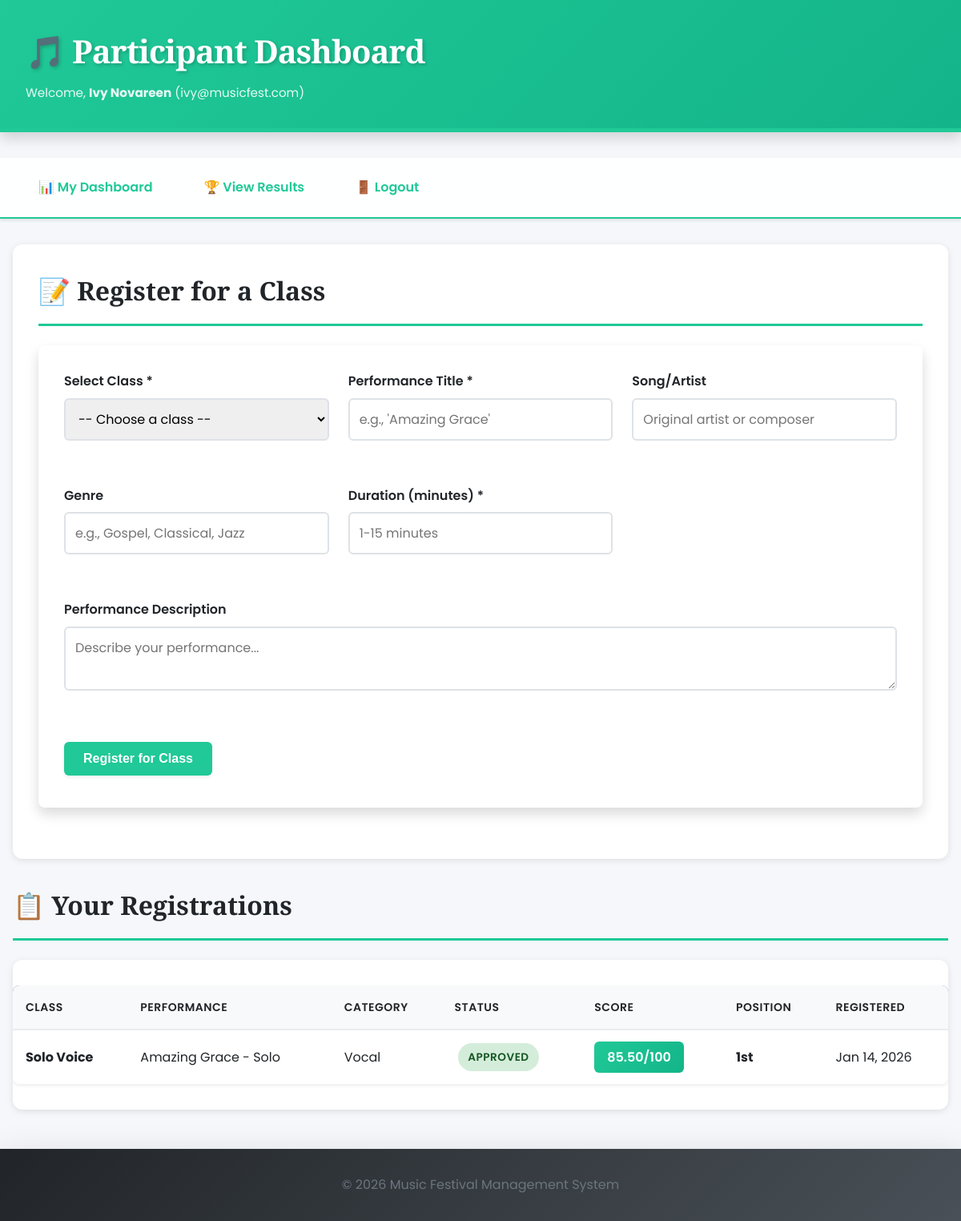
The page /user_dashboard.php (signed in) on the database its author committed.
### tables this page shows
CREATE TABLE IF NOT EXISTS registration (
  reg_id INT(11) NOT NULL AUTO_INCREMENT,
  user_id INT(11) NOT NULL,
  class_id INT(11) NOT NULL,
  performance_title VARCHAR(150) NOT NULL,
  performance_description TEXT,
  duration_minutes INT(11),
  song_artist VARCHAR(100),
  genre VARCHAR(50),
  reg_date DATETIME DEFAULT CURRENT_TIMESTAMP,
  status ENUM('Pending','Approved','Rejected','Cancelled') DEFAULT 'Pending',
  rejection_reason VARCHAR(255),
  notes TEXT,
  PRIMARY KEY (reg_id),
  FOREIGN KEY (user_id) REFERENCES users(user_id) ON DELETE CASCADE ON UPDATE CASCADE,
  FOREIGN KEY (class_id) REFERENCES classes(class_id) ON DELETE CASCADE ON UPDATE CASCADE,
  KEY idx_user_id (user_id),
  KEY idx_class_id (class_id),
  KEY idx_status (status),
  KEY idx_reg_date (reg_date)
);

CREATE TABLE IF NOT EXISTS classes (
  class_id INT(11) NOT NULL AUTO_INCREMENT,
  class_name VARCHAR(100) NOT NULL,
  description TEXT,
  category VARCHAR(50),
  max_participants INT(11),
  entry_fee DECIMAL(10,2),
  duration_minutes INT(11),
  rules TEXT,
  is_active TINYINT(1) DEFAULT 1,
  created_at TIMESTAMP DEFAULT CURRENT_TIMESTAMP,
  updated_at TIMESTAMP DEFAULT CURRENT_TIMESTAMP ON UPDATE CURRENT_TIMESTAMP,
  PRIMARY KEY (class_id),
  KEY idx_is_active (is_active)
);

CREATE TABLE IF NOT EXISTS results (
  result_id INT(11) NOT NULL AUTO_INCREMENT,
  reg_id INT(11) NOT NULL,
  judge_id INT(11),
  score DECIMAL(5,2),
  position VARCHAR(10),
  rank INT(11),
  remarks TEXT,
  technical_score DECIMAL(5,2),
  performance_score DECIMAL(5,2),
  presentation_score DECIMAL(5,2),
  date_recorded DATETIME DEFAULT CURRENT_TIMESTAMP,
  date_updated TIMESTAMP DEFAULT CURRENT_TIMESTAMP ON UPDATE CURRENT_TIMESTAMP,
  PRIMARY KEY (result_id),
  FOREIGN KEY (reg_id) REFERENCES registration(reg_id) ON DELETE CASCADE ON UPDATE CASCADE,
  KEY idx_reg_id (reg_id),
  KEY idx_position (position),
  KEY idx_date_recorded (date_recorded)
);

### user_dashboard.php (the view, shortened to what this page needs)
<?php
include('config.php');
$uid = $_SESSION['user_id'];
$registrations_result = $conn->query("
    SELECT r.reg_id, c.class_name, c.category, r.performance_title, r.status, r.reg_date,
           res.score, res.position, res.rank
    FROM registration r
    JOIN classes c ON r.class_id = c.class_id
    LEFT JOIN results res ON r.reg_id = res.reg_id
    WHERE r.user_id = $uid
    ORDER BY r.reg_date DESC
");
?>
<!DOCTYPE html>
<html lang="en">
<head>
  <link rel="stylesheet" href="assets/css/style.css">
</head>
<body>
  <header>
    <h1>🎵 Participant Dashboard</h1>
    <div class="user-info">
      Welcome, <strong><?= htmlspecialchars($_SESSION['full_name']) ?></strong> (<?= htmlspecialchars($_SESSION['email']) ?>)
    </div>
  </header>
  <nav>
    <a href="user_dashboard.php">📊 My Dashboard</a>
    <a href="results.php">🏆 View Results</a>
    <a href="logout.php">🚪 Logout</a>
  </nav>
  <div class="container">
    <div class="form-card">
      <h2>📝 Register for a Class</h2>
      <form method="POST" class="form-grid">
        <div class="form-group">
          <label for="class_id">Select Class *</label>
          <select id="class_id" name="class_id" required>
            <option value="">-- Choose a class --</option>
          </select>
        </div>
        <div class="form-group">
          <label for="performance_title">Performance Title *</label>
          <input type="text" id="performance_title" name="performance_title" placeholder="e.g., 'Amazing Grace'" value="<?= htmlspecialchars($_POST['performance_title'] ?? '') ?>" required>
        </div>
        <div class="form-group">
          <label for="song_artist">Song/Artist</label>
          <input type="text" id="song_artist" name="song_artist" placeholder="Original artist or composer" value="<?= htmlspecialchars($_POST['song_artist'] ?? '') ?>">
        </div>
        <div class="form-group">
          <label for="genre">Genre</label>
          <input type="text" id="genre" name="genre" placeholder="e.g., Gospel, Classical, Jazz" value="<?= htmlspecialchars($_POST['genre'] ?? '') ?>">
        </div>
        <div class="form-group">
          <label for="duration_minutes">Duration (minutes) *</label>
          <input type="number" id="duration_minutes" name="duration_minutes" min="1" max="15" placeholder="1-15 minutes" value="<?= htmlspecialchars($_POST['duration_minutes'] ?? '') ?>" required>
        </div>
        <div class="form-group full">
          <label for="performance_description">Performance Description</label>
          <textarea id="performance_description" name="performance_description" placeholder="Describe your performance..."></textarea>
        </div>
        <button type="submit" name="register_class" class="btn">Register for Class</button>
      </form>
    </div>
    <h2>📋 Your Registrations</h2>
    <?php if ($registrations_result->num_rows > 0): ?>
      <div class="table-card">
        <table>
          <thead>
            <tr>
              <th>Class</th>
              <th>Performance</th>
              <th>Category</th>
              <th>Status</th>
              <th>Score</th>
              <th>Position</th>
              <th>Registered</th>
            </tr>
          </thead>
          <tbody>
            <?php while ($reg = $registrations_result->fetch_assoc()): ?>
              <tr>
                <td><strong><?= htmlspecialchars($reg['class_name']) ?></strong></td>
                <td><?= htmlspecialchars($reg['performance_title']) ?></td>
                <td><?= htmlspecialchars($reg['category']) ?></td>
                <td>
                  <span class="badge badge-<?= strtolower($reg['status']) ?>">
                    <?= htmlspecialchars($reg['status']) ?>
                  </span>
                </td>
                <td>
                  <?php if ($reg['score']): ?>
                    <span class="score-box"><?= number_format($reg['score'], 2) ?>/100</span>
                  <?php else: ?>
                    <span style="color: #6c757d;">-</span>
                  <?php endif; ?>
                </td>
                <td>
                  <?php if ($reg['position']): ?>
                    <strong><?= htmlspecialchars($reg['position']) ?></strong>
                  <?php else: ?>
                    <span style="color: #6c757d;">-</span>
                  <?php endif; ?>
                </td>
                <td><?= date('M d, Y', strtotime($reg['reg_date'])) ?></td>
              </tr>
            <?php endwhile; ?>
          </tbody>
        </table>
      </div>
    <?php endif; ?>
  </div>
  <footer style="text-align: center; padding: 2rem; color: #6c757d; border-top: 1px solid #e9ecef; margin-top: 3rem;">
    &copy; <?= date('Y') ?> Music Festival Management System
  </footer>
</body>
</html>

### style.css (style rules this page uses)
:root { --primary-color: #6f42c1; --secondary-color: #20c997; --danger-color: #dc3545; --warning-color: #ffc107; --success-color: #28a745; --info-color: #17a2b8; --light-bg: #f8f9fa; --dark-text: #212529; --border-color: #dee2e6; --shadow-sm: 0 0.125rem 0.25rem rgba(0, 0, 0, 0.075); --shadow-md: 0 0.5rem 1rem rgba(0, 0, 0, 0.15); --shadow-lg: 0 1rem 3rem rgba(0, 0, 0, 0.175); --transition: all 0.3s ease; }
* { margin: 0; padding: 0; box-sizing: border-box; }
html { scroll-behavior: smooth; }
body { font-family: 'Poppins', sans-serif; color: var(--dark-text); background-color: var(--light-bg); line-height: 1.6; font-size: 16px; }
h1, h2, h3, h4, h5, h6 { font-family: 'Playfair Display', serif; font-weight: 700; margin-bottom: 1rem; color: var(--primary-color); }
h1 { font-size: 2.5rem; letter-spacing: -1px; }
h2 { font-size: 2rem; }
a { color: var(--primary-color); text-decoration: none; transition: var(--transition); }
header { background: linear-gradient(135deg, var(--primary-color) 0%, #8b5cf6 100%); color: white; padding: 3rem 2rem; box-shadow: var(--shadow-md); margin-bottom: 2rem; border-bottom: 5px solid var(--secondary-color); }
header h1 { color: white; margin: 0; text-shadow: 2px 2px 4px rgba(0, 0, 0, 0.2); }
nav { background-color: white; padding: 1rem 0; box-shadow: var(--shadow-sm); margin-bottom: 2rem; }
nav a { color: var(--primary-color); font-weight: 500; padding: 0.5rem 1rem; border-radius: 4px; transition: var(--transition); }
.container { max-width: 1200px; margin: 0 auto; padding: 2rem; }
.btn, button { display: inline-block; padding: 0.75rem 1.5rem; background-color: var(--primary-color); color: white; border: none; border-radius: 6px; font-size: 1rem; font-weight: 500; cursor: pointer; transition: var(--transition); text-decoration: none; margin: 0.5rem 0.5rem 0.5rem 0; box-shadow: var(--shadow-sm); }
form { background: white; padding: 2rem; border-radius: 8px; box-shadow: var(--shadow-md); margin-bottom: 2rem; }
.form-group { margin-bottom: 1.5rem; }
label { display: block; margin-bottom: 0.5rem; font-weight: 500; color: var(--dark-text); }
input[type="text"], input[type="email"], input[type="password"], input[type="number"], input[type="date"], input[type="file"], textarea, select { width: 100%; padding: 0.75rem; border: 2px solid var(--border-color); border-radius: 6px; font-family: 'Poppins', sans-serif; font-size: 1rem; transition: var(--transition); margin-bottom: 0.5rem; }
textarea { resize: vertical; min-height: 120px; }
select { cursor: pointer; }
table { width: 100%; border-collapse: collapse; background: white; margin: 2rem 0; box-shadow: var(--shadow-sm); border-radius: 8px; overflow: hidden; }
thead { background: linear-gradient(135deg, var(--primary-color) 0%, #8b5cf6 100%); color: white; }
th, td { padding: 1rem; text-align: left; border-bottom: 1px solid var(--border-color); }
th { font-weight: 600; text-transform: uppercase; font-size: 0.875rem; letter-spacing: 0.5px; }
tbody tr { transition: var(--transition); }
tbody tr:last-child td { border-bottom: none; }
footer, .footer { background: linear-gradient(135deg, #212529 0%, #495057 100%); color: white; text-align: center; padding: 2rem; margin-top: 3rem; box-shadow: var(--shadow-lg); }
.badge { display: inline-block; padding: 0.35rem 0.65rem; background-color: var(--primary-color); color: white; border-radius: 50px; font-size: 0.75rem; font-weight: 600; text-transform: uppercase; letter-spacing: 0.5px; margin: 0 0.25rem; }

### rows shown on the page
registration: class.class_name "Solo Voice", performance_title "Amazing Grace - Solo", class.category "Vocal", status "APPROVED", results.score "85.50", results.position "1st", reg_date "Jan 14, 2026"

### other values the page prints
$_SESSION['full_name'] "Ivy Novareen"
$_SESSION['email'] "ivy@musicfest.com"
